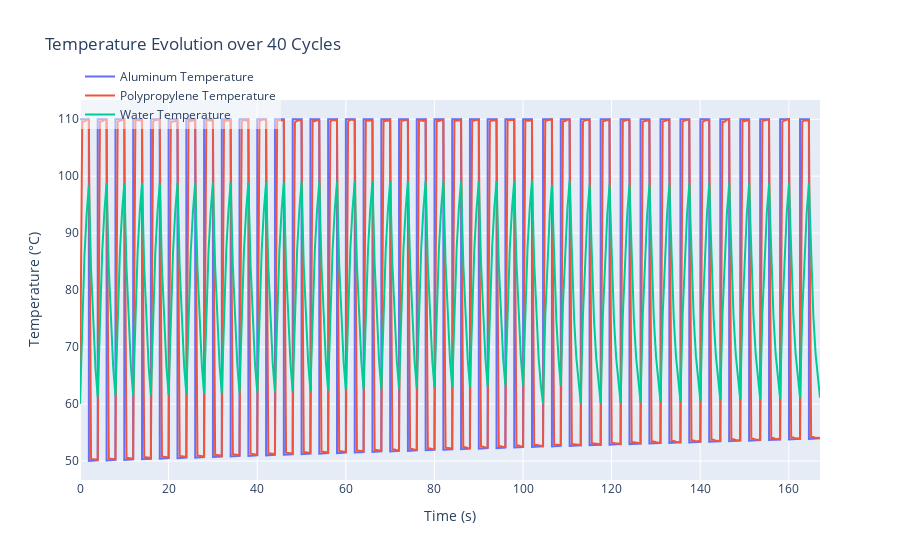

This figure's notebook cell:
### Code cell
# multi cycle

# Create an interactive line plot for temperature evolution over cycles
fig = go.Figure()

fig.add_trace(go.Scatter(x=t_cycles, y=T_al_cycles, mode='lines', name='Aluminum Temperature'))
fig.add_trace(go.Scatter(x=t_cycles, y=T_pp_cycles, mode='lines', name='Polypropylene Temperature'))
fig.add_trace(go.Scatter(x=t_cycles, y=T_w_cycles, mode='lines', name='Water Temperature'))

fig.update_layout(
    title='Temperature Evolution over 40 Cycles',
    xaxis_title='Time (s)',
    yaxis_title='Temperature (°C)',
    xaxis_showgrid=True,  # This shows the gridlines for the x-axis
    yaxis_showgrid=True,  # This shows the gridlines for the y-axis
    legend=dict(x=0, y=1.1, bgcolor='rgba(255, 255, 255, 0.5)'),
    showlegend=True,
)

# Display the interactive plot
pyo.iplot(fig)


# Print the results
print(f"Total heating time for 40 cycles: {total_heating_time/60:.2f} minutes")
print(f"Total cooling time for 40 cycles: {total_cooling_time/60:.2f} minutes")

# Calculate and print the total time for 40 cycles
total_time = t_cycles[-1] - t_cycles[0]
print(f"Total time for 40 cycles: {total_time/60:.2f} minutes")

### Figure 1 — Plotly figure (JSON) as saved in the notebook; plotly's stock layout.template omitted (floating-point values rounded to 4 significant figures; data arrays with more than 128 entries replaced by an {"elided": "..."} marker saying what was removed)
{"data": [{"mode": "lines", "name": "Aluminum Temperature", "type": "scatter", "x": {"elided": "414 float values"}, "y": {"elided": "414 float values"}}, {"mode": "lines", "name": "Polypropylene Temperature", "type": "scatter", "x": {"elided": "414 float values"}, "y": {"elided": "414 float values"}}, {"mode": "lines", "name": "Water Temperature", "type": "scatter", "x": {"elided": "414 float values"}, "y": {"elided": "414 float values"}}], "layout": {"legend": {"bgcolor": "rgba(255, 255, 255, 0.5)", "x": 0, "y": 1.1}, "showlegend": true, "title": {"text": "Temperature Evolution over 40 Cycles"}, "xaxis": {"showgrid": true, "title": {"text": "Time (s)"}}, "yaxis": {"showgrid": true, "title": {"text": "Temperature (°C)"}}}}
